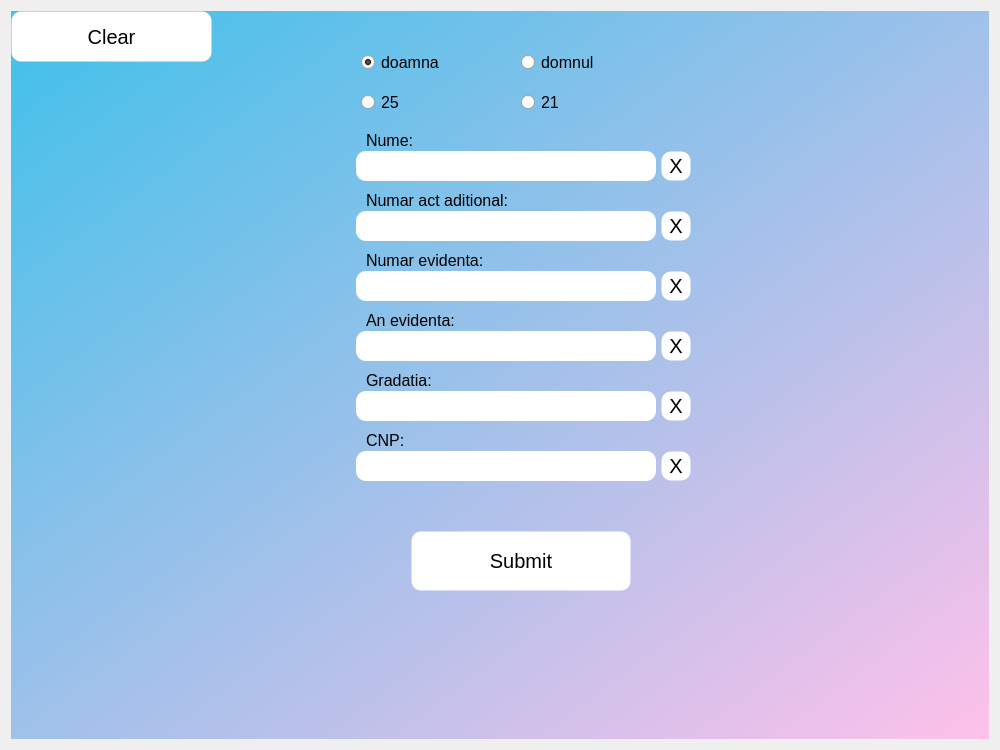
<?xml version="1.0" encoding="UTF-8"?>
<ui version="4.0">
 <class>Dialog</class>
 <widget class="QDialog" name="Dialog">
  <property name="geometry">
   <rect>
    <x>0</x>
    <y>0</y>
    <width>1000</width>
    <height>750</height>
   </rect>
  </property>
  <property name="windowTitle">
   <string>Dialog</string>
  </property>
  <layout class="QHBoxLayout" name="horizontalLayout">
   <item>
    <widget class="QWidget" name="bg_widget" native="true">
     <property name="styleSheet">
      <string notr="true">QWidget#bg_widget{
background-color: qlineargradient(spread:pad, x1:0, y1:0, x2:1, y2:1, stop:0 rgba(63, 193, 234, 255), stop:1 rgba(255, 193, 234, 255));
}</string>
     </property>
     <widget class="QLineEdit" name="evidence_year_line_edit">
      <property name="geometry">
       <rect>
        <x>345</x>
        <y>320</y>
        <width>300</width>
        <height>30</height>
       </rect>
      </property>
      <property name="styleSheet">
       <string notr="true">background-color: #fff;
border-width: 0px;
border-style: solid;
border-radius: 10px;
font-size: 20px;
padding-left: 10px;</string>
      </property>
     </widget>
     <widget class="QPushButton" name="submit_button">
      <property name="geometry">
       <rect>
        <x>400</x>
        <y>520</y>
        <width>220</width>
        <height>60</height>
       </rect>
      </property>
      <property name="sizePolicy">
       <sizepolicy hsizetype="Ignored" vsizetype="Ignored">
        <horstretch>0</horstretch>
        <verstretch>0</verstretch>
       </sizepolicy>
      </property>
      <property name="styleSheet">
       <string notr="true">background-color: rgb(255, 255, 255);
border-width: 1px;
border-style: solid;
border-radius: 10px;
font-size: 20px;</string>
      </property>
      <property name="text">
       <string>Submit</string>
      </property>
     </widget>
     <widget class="QLineEdit" name="cnp_line_edit">
      <property name="geometry">
       <rect>
        <x>345</x>
        <y>440</y>
        <width>300</width>
        <height>30</height>
       </rect>
      </property>
      <property name="focusPolicy">
       <enum>Qt::StrongFocus</enum>
      </property>
      <property name="styleSheet">
       <string notr="true">background-color: #fff;
border-width: 0px;
border-style: solid;
border-radius: 10px;
font-size: 20px;
padding-left: 10px;</string>
      </property>
      <property name="inputMask">
       <string>9  999999  999999</string>
      </property>
      <property name="cursorMoveStyle">
       <enum>Qt::VisualMoveStyle</enum>
      </property>
     </widget>
     <widget class="QLabel" name="label_2">
      <property name="geometry">
       <rect>
        <x>355</x>
        <y>300</y>
        <width>91</width>
        <height>20</height>
       </rect>
      </property>
      <property name="styleSheet">
       <string notr="true">color: black;
font-size: 16px;</string>
      </property>
      <property name="text">
       <string>&lt;html&gt;&lt;head/&gt;&lt;body&gt;&lt;p&gt;An evidenta:&lt;/p&gt;&lt;/body&gt;&lt;/html&gt;</string>
      </property>
     </widget>
     <widget class="QLineEdit" name="evidence_line_edit">
      <property name="geometry">
       <rect>
        <x>345</x>
        <y>260</y>
        <width>300</width>
        <height>30</height>
       </rect>
      </property>
      <property name="styleSheet">
       <string notr="true">background-color: #fff;
border-width: 0px;
border-style: solid;
border-radius: 10px;
font-size: 20px;
padding-left: 10px;</string>
      </property>
     </widget>
     <widget class="QLabel" name="label">
      <property name="geometry">
       <rect>
        <x>355</x>
        <y>240</y>
        <width>131</width>
        <height>20</height>
       </rect>
      </property>
      <property name="styleSheet">
       <string notr="true">color: black;
font-size: 16px;</string>
      </property>
      <property name="text">
       <string>&lt;html&gt;&lt;head/&gt;&lt;body&gt;&lt;p&gt;Numar evidenta:&lt;/p&gt;&lt;/body&gt;&lt;/html&gt;</string>
      </property>
     </widget>
     <widget class="QLabel" name="label_4">
      <property name="geometry">
       <rect>
        <x>355</x>
        <y>420</y>
        <width>41</width>
        <height>20</height>
       </rect>
      </property>
      <property name="styleSheet">
       <string notr="true">color: black;
font-size: 16px;</string>
      </property>
      <property name="text">
       <string>&lt;html&gt;&lt;head/&gt;&lt;body&gt;&lt;p&gt;CNP:&lt;/p&gt;&lt;/body&gt;&lt;/html&gt;</string>
      </property>
     </widget>
     <widget class="QLineEdit" name="grad_line_edit">
      <property name="geometry">
       <rect>
        <x>345</x>
        <y>380</y>
        <width>300</width>
        <height>30</height>
       </rect>
      </property>
      <property name="styleSheet">
       <string notr="true">background-color: #fff;
border-width: 0px;
border-style: solid;
border-radius: 10px;
font-size: 20px;
padding-left: 10px;</string>
      </property>
     </widget>
     <widget class="QLabel" name="label_3">
      <property name="geometry">
       <rect>
        <x>355</x>
        <y>360</y>
        <width>71</width>
        <height>20</height>
       </rect>
      </property>
      <property name="styleSheet">
       <string notr="true">color: black;
font-size: 16px;</string>
      </property>
      <property name="text">
       <string>&lt;html&gt;&lt;head/&gt;&lt;body&gt;&lt;p&gt;Gradatia:&lt;/p&gt;&lt;/body&gt;&lt;/html&gt;</string>
      </property>
     </widget>
     <widget class="QLineEdit" name="ad_line_edit">
      <property name="geometry">
       <rect>
        <x>345</x>
        <y>200</y>
        <width>300</width>
        <height>30</height>
       </rect>
      </property>
      <property name="styleSheet">
       <string notr="true">background-color: #fff;
border-width: 0px;
border-style: solid;
border-radius: 10px;
font-size: 20px;
padding-left: 10px;</string>
      </property>
     </widget>
     <widget class="QLabel" name="label_7">
      <property name="geometry">
       <rect>
        <x>355</x>
        <y>180</y>
        <width>151</width>
        <height>20</height>
       </rect>
      </property>
      <property name="styleSheet">
       <string notr="true">color: black;
font-size: 16px;</string>
      </property>
      <property name="text">
       <string>&lt;html&gt;&lt;head/&gt;&lt;body&gt;&lt;p&gt;Numar act aditional:&lt;/p&gt;&lt;/body&gt;&lt;/html&gt;</string>
      </property>
     </widget>
     <widget class="QLabel" name="label_8">
      <property name="geometry">
       <rect>
        <x>355</x>
        <y>120</y>
        <width>51</width>
        <height>20</height>
       </rect>
      </property>
      <property name="styleSheet">
       <string notr="true">color: black;
font-size: 16px;</string>
      </property>
      <property name="text">
       <string>&lt;html&gt;&lt;head/&gt;&lt;body&gt;&lt;p&gt;Nume:&lt;/p&gt;&lt;/body&gt;&lt;/html&gt;</string>
      </property>
     </widget>
     <widget class="QLineEdit" name="name_line_edit">
      <property name="geometry">
       <rect>
        <x>345</x>
        <y>140</y>
        <width>300</width>
        <height>30</height>
       </rect>
      </property>
      <property name="styleSheet">
       <string notr="true">background-color: #fff;
border-width: 0px;
border-style: solid;
border-radius: 10px;
font-size: 20px;
padding-left: 10px;</string>
      </property>
     </widget>
     <widget class="QRadioButton" name="f_radio_button">
      <property name="geometry">
       <rect>
        <x>350</x>
        <y>40</y>
        <width>121</width>
        <height>23</height>
       </rect>
      </property>
      <property name="font">
       <font>
        <pointsize>12</pointsize>
       </font>
      </property>
      <property name="focusPolicy">
       <enum>Qt::NoFocus</enum>
      </property>
      <property name="styleSheet">
       <string notr="true"/>
      </property>
      <property name="text">
       <string>doamna</string>
      </property>
      <property name="checked">
       <bool>true</bool>
      </property>
     </widget>
     <widget class="QRadioButton" name="m_radio_button">
      <property name="geometry">
       <rect>
        <x>510</x>
        <y>40</y>
        <width>141</width>
        <height>23</height>
       </rect>
      </property>
      <property name="font">
       <font>
        <pointsize>12</pointsize>
       </font>
      </property>
      <property name="focusPolicy">
       <enum>Qt::NoFocus</enum>
      </property>
      <property name="styleSheet">
       <string notr="true"/>
      </property>
      <property name="text">
       <string>domnul</string>
      </property>
     </widget>
     <widget class="QPushButton" name="clear_button">
      <property name="geometry">
       <rect>
        <x>0</x>
        <y>0</y>
        <width>201</width>
        <height>51</height>
       </rect>
      </property>
      <property name="sizePolicy">
       <sizepolicy hsizetype="Ignored" vsizetype="Ignored">
        <horstretch>0</horstretch>
        <verstretch>0</verstretch>
       </sizepolicy>
      </property>
      <property name="focusPolicy">
       <enum>Qt::NoFocus</enum>
      </property>
      <property name="styleSheet">
       <string notr="true">background-color: rgb(255, 255, 255);
border-width: 1px;
border-style: solid;
border-radius: 10px;
font-size: 20px;</string>
      </property>
      <property name="text">
       <string>Clear</string>
      </property>
     </widget>
     <widget class="QPushButton" name="clear_name_button">
      <property name="geometry">
       <rect>
        <x>650</x>
        <y>140</y>
        <width>30</width>
        <height>30</height>
       </rect>
      </property>
      <property name="sizePolicy">
       <sizepolicy hsizetype="Ignored" vsizetype="Ignored">
        <horstretch>0</horstretch>
        <verstretch>0</verstretch>
       </sizepolicy>
      </property>
      <property name="focusPolicy">
       <enum>Qt::NoFocus</enum>
      </property>
      <property name="styleSheet">
       <string notr="true">background-color: rgb(255, 255, 255);
border-width: 1px;
border-style: solid;
border-radius: 10px;
font-size: 20px;</string>
      </property>
      <property name="text">
       <string>X</string>
      </property>
     </widget>
     <widget class="QPushButton" name="clear_add_years_button">
      <property name="geometry">
       <rect>
        <x>650</x>
        <y>200</y>
        <width>30</width>
        <height>30</height>
       </rect>
      </property>
      <property name="sizePolicy">
       <sizepolicy hsizetype="Ignored" vsizetype="Ignored">
        <horstretch>0</horstretch>
        <verstretch>0</verstretch>
       </sizepolicy>
      </property>
      <property name="focusPolicy">
       <enum>Qt::NoFocus</enum>
      </property>
      <property name="styleSheet">
       <string notr="true">background-color: rgb(255, 255, 255);
border-width: 1px;
border-style: solid;
border-radius: 10px;
font-size: 20px;</string>
      </property>
      <property name="text">
       <string>X</string>
      </property>
     </widget>
     <widget class="QPushButton" name="clear_number1_button">
      <property name="geometry">
       <rect>
        <x>650</x>
        <y>260</y>
        <width>30</width>
        <height>30</height>
       </rect>
      </property>
      <property name="sizePolicy">
       <sizepolicy hsizetype="Ignored" vsizetype="Ignored">
        <horstretch>0</horstretch>
        <verstretch>0</verstretch>
       </sizepolicy>
      </property>
      <property name="focusPolicy">
       <enum>Qt::NoFocus</enum>
      </property>
      <property name="styleSheet">
       <string notr="true">background-color: rgb(255, 255, 255);
border-width: 1px;
border-style: solid;
border-radius: 10px;
font-size: 20px;</string>
      </property>
      <property name="text">
       <string>X</string>
      </property>
     </widget>
     <widget class="QPushButton" name="clear_number2_button">
      <property name="geometry">
       <rect>
        <x>650</x>
        <y>320</y>
        <width>30</width>
        <height>30</height>
       </rect>
      </property>
      <property name="sizePolicy">
       <sizepolicy hsizetype="Ignored" vsizetype="Ignored">
        <horstretch>0</horstretch>
        <verstretch>0</verstretch>
       </sizepolicy>
      </property>
      <property name="focusPolicy">
       <enum>Qt::NoFocus</enum>
      </property>
      <property name="styleSheet">
       <string notr="true">background-color: rgb(255, 255, 255);
border-width: 1px;
border-style: solid;
border-radius: 10px;
font-size: 20px;</string>
      </property>
      <property name="text">
       <string>X</string>
      </property>
     </widget>
     <widget class="QPushButton" name="clear_number3_button">
      <property name="geometry">
       <rect>
        <x>650</x>
        <y>380</y>
        <width>30</width>
        <height>30</height>
       </rect>
      </property>
      <property name="sizePolicy">
       <sizepolicy hsizetype="Ignored" vsizetype="Ignored">
        <horstretch>0</horstretch>
        <verstretch>0</verstretch>
       </sizepolicy>
      </property>
      <property name="focusPolicy">
       <enum>Qt::NoFocus</enum>
      </property>
      <property name="styleSheet">
       <string notr="true">background-color: rgb(255, 255, 255);
border-width: 1px;
border-style: solid;
border-radius: 10px;
font-size: 20px;</string>
      </property>
      <property name="text">
       <string>X</string>
      </property>
     </widget>
     <widget class="QPushButton" name="clear_cnp_button">
      <property name="geometry">
       <rect>
        <x>650</x>
        <y>440</y>
        <width>30</width>
        <height>30</height>
       </rect>
      </property>
      <property name="sizePolicy">
       <sizepolicy hsizetype="Ignored" vsizetype="Ignored">
        <horstretch>0</horstretch>
        <verstretch>0</verstretch>
       </sizepolicy>
      </property>
      <property name="focusPolicy">
       <enum>Qt::NoFocus</enum>
      </property>
      <property name="styleSheet">
       <string notr="true">background-color: rgb(255, 255, 255);
border-width: 1px;
border-style: solid;
border-radius: 10px;
font-size: 20px;</string>
      </property>
      <property name="text">
       <string>X</string>
      </property>
     </widget>
     <widget class="QRadioButton" name="_25_radio_button">
      <property name="geometry">
       <rect>
        <x>350</x>
        <y>80</y>
        <width>121</width>
        <height>23</height>
       </rect>
      </property>
      <property name="font">
       <font>
        <pointsize>12</pointsize>
       </font>
      </property>
      <property name="focusPolicy">
       <enum>Qt::NoFocus</enum>
      </property>
      <property name="styleSheet">
       <string notr="true"/>
      </property>
      <property name="text">
       <string>25</string>
      </property>
      <property name="checked">
       <bool>false</bool>
      </property>
     </widget>
     <widget class="QRadioButton" name="_21_radio_button">
      <property name="geometry">
       <rect>
        <x>510</x>
        <y>80</y>
        <width>121</width>
        <height>23</height>
       </rect>
      </property>
      <property name="font">
       <font>
        <pointsize>12</pointsize>
       </font>
      </property>
      <property name="focusPolicy">
       <enum>Qt::NoFocus</enum>
      </property>
      <property name="styleSheet">
       <string notr="true"/>
      </property>
      <property name="text">
       <string>21</string>
      </property>
      <property name="checked">
       <bool>false</bool>
      </property>
     </widget>
    </widget>
   </item>
  </layout>
 </widget>
 <tabstops>
  <tabstop>f_radio_button</tabstop>
  <tabstop>m_radio_button</tabstop>
  <tabstop>name_line_edit</tabstop>
  <tabstop>ad_line_edit</tabstop>
  <tabstop>evidence_line_edit</tabstop>
  <tabstop>evidence_year_line_edit</tabstop>
  <tabstop>grad_line_edit</tabstop>
  <tabstop>cnp_line_edit</tabstop>
  <tabstop>submit_button</tabstop>
 </tabstops>
 <resources>
  <include location="images/drop_down_icon.qrc"/>
 </resources>
 <connections/>
</ui>
